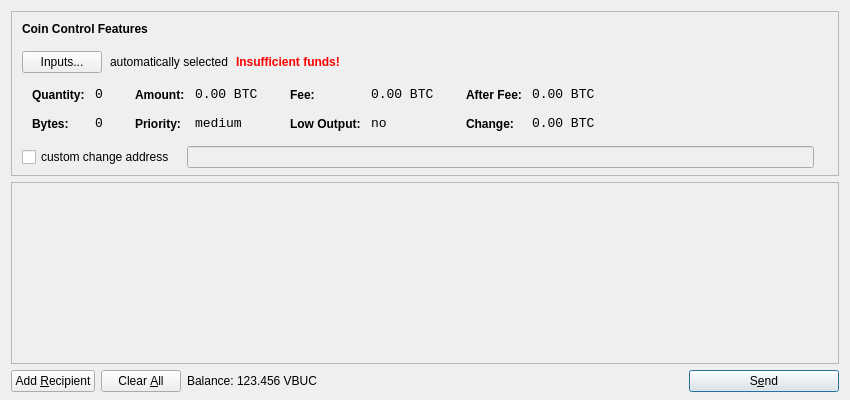
<?xml version="1.0" encoding="UTF-8"?>
<ui version="4.0">
 <class>SendCoinsDialog</class>
 <widget class="QDialog" name="SendCoinsDialog">
  <property name="geometry">
   <rect>
    <x>0</x>
    <y>0</y>
    <width>850</width>
    <height>400</height>
   </rect>
  </property>
  <property name="windowTitle">
   <string>Send Coins</string>
  </property>
  <layout class="QVBoxLayout" name="verticalLayout" stretch="0,1,0">
   <property name="bottomMargin">
    <number>8</number>
   </property>
   <item>
    <widget class="QFrame" name="frameCoinControl">
     <property name="sizePolicy">
      <sizepolicy hsizetype="Expanding" vsizetype="Expanding">
       <horstretch>0</horstretch>
       <verstretch>0</verstretch>
      </sizepolicy>
     </property>
     <property name="maximumSize">
      <size>
       <width>16777215</width>
       <height>16777215</height>
      </size>
     </property>
     <property name="frameShape">
      <enum>QFrame::StyledPanel</enum>
     </property>
     <property name="frameShadow">
      <enum>QFrame::Sunken</enum>
     </property>
     <layout class="QVBoxLayout" name="verticalLayoutCoinControl2">
      <property name="spacing">
       <number>-1</number>
      </property>
      <property name="leftMargin">
       <number>0</number>
      </property>
      <property name="topMargin">
       <number>0</number>
      </property>
      <property name="rightMargin">
       <number>0</number>
      </property>
      <property name="bottomMargin">
       <number>6</number>
      </property>
      <item>
       <layout class="QVBoxLayout" name="verticalLayoutCoinControl" stretch="0,0,0,0,1">
        <property name="spacing">
         <number>0</number>
        </property>
        <property name="leftMargin">
         <number>10</number>
        </property>
        <property name="topMargin">
         <number>10</number>
        </property>
        <item>
         <layout class="QHBoxLayout" name="horizontalLayoutCoinControl1">
          <property name="bottomMargin">
           <number>15</number>
          </property>
          <item>
           <widget class="QLabel" name="labelCoinControlFeatures">
            <property name="sizePolicy">
             <sizepolicy hsizetype="Preferred" vsizetype="Maximum">
              <horstretch>0</horstretch>
              <verstretch>0</verstretch>
             </sizepolicy>
            </property>
            <property name="font">
             <font>
              <weight>75</weight>
              <bold>true</bold>
             </font>
            </property>
            <property name="styleSheet">
             <string notr="true">font-weight:bold;</string>
            </property>
            <property name="text">
             <string>Coin Control Features</string>
            </property>
           </widget>
          </item>
         </layout>
        </item>
        <item>
         <layout class="QHBoxLayout" name="horizontalLayoutCoinControl2" stretch="0,0,0,0">
          <property name="spacing">
           <number>8</number>
          </property>
          <property name="bottomMargin">
           <number>10</number>
          </property>
          <item>
           <widget class="QPushButton" name="pushButtonCoinControl">
            <property name="styleSheet">
             <string notr="true"/>
            </property>
            <property name="text">
             <string>Inputs...</string>
            </property>
           </widget>
          </item>
          <item>
           <widget class="QLabel" name="labelCoinControlAutomaticallySelected">
            <property name="text">
             <string>automatically selected</string>
            </property>
            <property name="margin">
             <number>5</number>
            </property>
           </widget>
          </item>
          <item>
           <widget class="QLabel" name="labelCoinControlInsuffFunds">
            <property name="font">
             <font>
              <weight>75</weight>
              <bold>true</bold>
             </font>
            </property>
            <property name="styleSheet">
             <string notr="true">color:red;font-weight:bold;</string>
            </property>
            <property name="text">
             <string>Insufficient funds!</string>
            </property>
            <property name="margin">
             <number>5</number>
            </property>
           </widget>
          </item>
          <item>
           <spacer name="horizontalSpacerCoinControl">
            <property name="orientation">
             <enum>Qt::Horizontal</enum>
            </property>
            <property name="sizeHint" stdset="0">
             <size>
              <width>40</width>
              <height>1</height>
             </size>
            </property>
           </spacer>
          </item>
         </layout>
        </item>
        <item>
         <widget class="QWidget" name="widgetCoinControl" native="true">
          <property name="sizePolicy">
           <sizepolicy hsizetype="Preferred" vsizetype="Preferred">
            <horstretch>0</horstretch>
            <verstretch>0</verstretch>
           </sizepolicy>
          </property>
          <property name="minimumSize">
           <size>
            <width>0</width>
            <height>0</height>
           </size>
          </property>
          <property name="styleSheet">
           <string notr="true"/>
          </property>
          <layout class="QHBoxLayout" name="horizontalLayoutCoinControl5">
           <property name="margin">
            <number>0</number>
           </property>
           <item>
            <layout class="QHBoxLayout" name="horizontalLayoutCoinControl3" stretch="0,0,0,1">
             <property name="spacing">
              <number>20</number>
             </property>
             <property name="topMargin">
              <number>0</number>
             </property>
             <property name="bottomMargin">
              <number>10</number>
             </property>
             <item>
              <layout class="QFormLayout" name="formLayoutCoinControl1">
               <property name="horizontalSpacing">
                <number>10</number>
               </property>
               <property name="verticalSpacing">
                <number>14</number>
               </property>
               <property name="leftMargin">
                <number>10</number>
               </property>
               <property name="topMargin">
                <number>4</number>
               </property>
               <property name="rightMargin">
                <number>6</number>
               </property>
               <item row="0" column="0">
                <widget class="QLabel" name="labelCoinControlQuantityText">
                 <property name="styleSheet">
                  <string notr="true">font-weight:bold;</string>
                 </property>
                 <property name="text">
                  <string>Quantity:</string>
                 </property>
                 <property name="margin">
                  <number>0</number>
                 </property>
                </widget>
               </item>
               <item row="0" column="1">
                <widget class="QLabel" name="labelCoinControlQuantity">
                 <property name="font">
                  <font>
                   <family>Monospace</family>
                   <pointsize>10</pointsize>
                  </font>
                 </property>
                 <property name="cursor">
                  <cursorShape>IBeamCursor</cursorShape>
                 </property>
                 <property name="contextMenuPolicy">
                  <enum>Qt::ActionsContextMenu</enum>
                 </property>
                 <property name="text">
                  <string notr="true">0</string>
                 </property>
                 <property name="margin">
                  <number>0</number>
                 </property>
                 <property name="textInteractionFlags">
                  <set>Qt::LinksAccessibleByMouse|Qt::TextSelectableByKeyboard|Qt::TextSelectableByMouse</set>
                 </property>
                </widget>
               </item>
               <item row="1" column="0">
                <widget class="QLabel" name="labelCoinControlBytesText">
                 <property name="styleSheet">
                  <string notr="true">font-weight:bold;</string>
                 </property>
                 <property name="text">
                  <string>Bytes:</string>
                 </property>
                </widget>
               </item>
               <item row="1" column="1">
                <widget class="QLabel" name="labelCoinControlBytes">
                 <property name="font">
                  <font>
                   <family>Monospace</family>
                   <pointsize>10</pointsize>
                  </font>
                 </property>
                 <property name="cursor">
                  <cursorShape>IBeamCursor</cursorShape>
                 </property>
                 <property name="contextMenuPolicy">
                  <enum>Qt::ActionsContextMenu</enum>
                 </property>
                 <property name="text">
                  <string notr="true">0</string>
                 </property>
                 <property name="textInteractionFlags">
                  <set>Qt::LinksAccessibleByMouse|Qt::TextSelectableByKeyboard|Qt::TextSelectableByMouse</set>
                 </property>
                </widget>
               </item>
              </layout>
             </item>
             <item>
              <layout class="QFormLayout" name="formLayoutCoinControl2">
               <property name="horizontalSpacing">
                <number>10</number>
               </property>
               <property name="verticalSpacing">
                <number>14</number>
               </property>
               <property name="leftMargin">
                <number>6</number>
               </property>
               <property name="topMargin">
                <number>4</number>
               </property>
               <property name="rightMargin">
                <number>6</number>
               </property>
               <item row="0" column="0">
                <widget class="QLabel" name="labelCoinControlAmountText">
                 <property name="styleSheet">
                  <string notr="true">font-weight:bold;</string>
                 </property>
                 <property name="text">
                  <string>Amount:</string>
                 </property>
                 <property name="margin">
                  <number>0</number>
                 </property>
                </widget>
               </item>
               <item row="0" column="1">
                <widget class="QLabel" name="labelCoinControlAmount">
                 <property name="font">
                  <font>
                   <family>Monospace</family>
                   <pointsize>10</pointsize>
                  </font>
                 </property>
                 <property name="cursor">
                  <cursorShape>IBeamCursor</cursorShape>
                 </property>
                 <property name="contextMenuPolicy">
                  <enum>Qt::ActionsContextMenu</enum>
                 </property>
                 <property name="text">
                  <string notr="true">0.00 BTC</string>
                 </property>
                 <property name="textInteractionFlags">
                  <set>Qt::LinksAccessibleByMouse|Qt::TextSelectableByKeyboard|Qt::TextSelectableByMouse</set>
                 </property>
                </widget>
               </item>
               <item row="1" column="0">
                <widget class="QLabel" name="labelCoinControlPriorityText">
                 <property name="styleSheet">
                  <string notr="true">font-weight:bold;</string>
                 </property>
                 <property name="text">
                  <string>Priority:</string>
                 </property>
                </widget>
               </item>
               <item row="1" column="1">
                <widget class="QLabel" name="labelCoinControlPriority">
                 <property name="font">
                  <font>
                   <family>Monospace</family>
                   <pointsize>10</pointsize>
                  </font>
                 </property>
                 <property name="cursor">
                  <cursorShape>IBeamCursor</cursorShape>
                 </property>
                 <property name="contextMenuPolicy">
                  <enum>Qt::ActionsContextMenu</enum>
                 </property>
                 <property name="text">
                  <string>medium</string>
                 </property>
                 <property name="textInteractionFlags">
                  <set>Qt::LinksAccessibleByMouse|Qt::TextSelectableByKeyboard|Qt::TextSelectableByMouse</set>
                 </property>
                </widget>
               </item>
              </layout>
             </item>
             <item>
              <layout class="QFormLayout" name="formLayoutCoinControl3">
               <property name="horizontalSpacing">
                <number>10</number>
               </property>
               <property name="verticalSpacing">
                <number>14</number>
               </property>
               <property name="leftMargin">
                <number>6</number>
               </property>
               <property name="topMargin">
                <number>4</number>
               </property>
               <property name="rightMargin">
                <number>6</number>
               </property>
               <item row="0" column="0">
                <widget class="QLabel" name="labelCoinControlFeeText">
                 <property name="styleSheet">
                  <string notr="true">font-weight:bold;</string>
                 </property>
                 <property name="text">
                  <string>Fee:</string>
                 </property>
                 <property name="margin">
                  <number>0</number>
                 </property>
                </widget>
               </item>
               <item row="0" column="1">
                <widget class="QLabel" name="labelCoinControlFee">
                 <property name="font">
                  <font>
                   <family>Monospace</family>
                   <pointsize>10</pointsize>
                  </font>
                 </property>
                 <property name="cursor">
                  <cursorShape>IBeamCursor</cursorShape>
                 </property>
                 <property name="contextMenuPolicy">
                  <enum>Qt::ActionsContextMenu</enum>
                 </property>
                 <property name="text">
                  <string notr="true">0.00 BTC</string>
                 </property>
                 <property name="textInteractionFlags">
                  <set>Qt::LinksAccessibleByMouse|Qt::TextSelectableByKeyboard|Qt::TextSelectableByMouse</set>
                 </property>
                </widget>
               </item>
               <item row="1" column="0">
                <widget class="QLabel" name="labelCoinControlLowOutputText">
                 <property name="styleSheet">
                  <string notr="true">font-weight:bold;</string>
                 </property>
                 <property name="text">
                  <string>Low Output:</string>
                 </property>
                </widget>
               </item>
               <item row="1" column="1">
                <widget class="QLabel" name="labelCoinControlLowOutput">
                 <property name="font">
                  <font>
                   <family>Monospace</family>
                   <pointsize>10</pointsize>
                  </font>
                 </property>
                 <property name="cursor">
                  <cursorShape>IBeamCursor</cursorShape>
                 </property>
                 <property name="contextMenuPolicy">
                  <enum>Qt::ActionsContextMenu</enum>
                 </property>
                 <property name="text">
                  <string>no</string>
                 </property>
                 <property name="textInteractionFlags">
                  <set>Qt::LinksAccessibleByMouse|Qt::TextSelectableByKeyboard|Qt::TextSelectableByMouse</set>
                 </property>
                </widget>
               </item>
              </layout>
             </item>
             <item>
              <layout class="QFormLayout" name="formLayoutCoinControl4">
               <property name="horizontalSpacing">
                <number>10</number>
               </property>
               <property name="verticalSpacing">
                <number>14</number>
               </property>
               <property name="leftMargin">
                <number>6</number>
               </property>
               <property name="topMargin">
                <number>4</number>
               </property>
               <property name="rightMargin">
                <number>6</number>
               </property>
               <item row="0" column="0">
                <widget class="QLabel" name="labelCoinControlAfterFeeText">
                 <property name="styleSheet">
                  <string notr="true">font-weight:bold;</string>
                 </property>
                 <property name="text">
                  <string>After Fee:</string>
                 </property>
                 <property name="margin">
                  <number>0</number>
                 </property>
                </widget>
               </item>
               <item row="0" column="1">
                <widget class="QLabel" name="labelCoinControlAfterFee">
                 <property name="font">
                  <font>
                   <family>Monospace</family>
                   <pointsize>10</pointsize>
                  </font>
                 </property>
                 <property name="cursor">
                  <cursorShape>IBeamCursor</cursorShape>
                 </property>
                 <property name="contextMenuPolicy">
                  <enum>Qt::ActionsContextMenu</enum>
                 </property>
                 <property name="text">
                  <string notr="true">0.00 BTC</string>
                 </property>
                 <property name="textInteractionFlags">
                  <set>Qt::LinksAccessibleByMouse|Qt::TextSelectableByKeyboard|Qt::TextSelectableByMouse</set>
                 </property>
                </widget>
               </item>
               <item row="1" column="0">
                <widget class="QLabel" name="labelCoinControlChangeText">
                 <property name="styleSheet">
                  <string notr="true">font-weight:bold;</string>
                 </property>
                 <property name="text">
                  <string>Change:</string>
                 </property>
                </widget>
               </item>
               <item row="1" column="1">
                <widget class="QLabel" name="labelCoinControlChange">
                 <property name="font">
                  <font>
                   <family>Monospace</family>
                   <pointsize>10</pointsize>
                  </font>
                 </property>
                 <property name="cursor">
                  <cursorShape>IBeamCursor</cursorShape>
                 </property>
                 <property name="contextMenuPolicy">
                  <enum>Qt::ActionsContextMenu</enum>
                 </property>
                 <property name="text">
                  <string notr="true">0.00 BTC</string>
                 </property>
                 <property name="textInteractionFlags">
                  <set>Qt::LinksAccessibleByMouse|Qt::TextSelectableByKeyboard|Qt::TextSelectableByMouse</set>
                 </property>
                </widget>
               </item>
              </layout>
             </item>
            </layout>
           </item>
          </layout>
         </widget>
        </item>
        <item>
         <layout class="QHBoxLayout" name="horizontalLayoutCoinControl4" stretch="0,0,0">
          <property name="spacing">
           <number>12</number>
          </property>
          <property name="sizeConstraint">
           <enum>QLayout::SetDefaultConstraint</enum>
          </property>
          <property name="topMargin">
           <number>5</number>
          </property>
          <property name="rightMargin">
           <number>5</number>
          </property>
          <item>
           <widget class="QCheckBox" name="checkBoxCoinControlChange">
            <property name="text">
             <string>custom change address</string>
            </property>
           </widget>
          </item>
          <item>
           <widget class="QLineEdit" name="lineEditCoinControlChange">
            <property name="enabled">
             <bool>false</bool>
            </property>
            <property name="sizePolicy">
             <sizepolicy hsizetype="Expanding" vsizetype="Fixed">
              <horstretch>0</horstretch>
              <verstretch>0</verstretch>
             </sizepolicy>
            </property>
           </widget>
          </item>
          <item>
           <widget class="QLabel" name="labelCoinControlChangeLabel">
            <property name="sizePolicy">
             <sizepolicy hsizetype="Preferred" vsizetype="Expanding">
              <horstretch>0</horstretch>
              <verstretch>0</verstretch>
             </sizepolicy>
            </property>
            <property name="minimumSize">
             <size>
              <width>0</width>
              <height>0</height>
             </size>
            </property>
            <property name="text">
             <string/>
            </property>
            <property name="margin">
             <number>3</number>
            </property>
           </widget>
          </item>
         </layout>
        </item>
        <item>
         <spacer name="verticalSpacerCoinControl">
          <property name="orientation">
           <enum>Qt::Vertical</enum>
          </property>
          <property name="sizeHint" stdset="0">
           <size>
            <width>800</width>
            <height>1</height>
           </size>
          </property>
         </spacer>
        </item>
       </layout>
      </item>
     </layout>
    </widget>
   </item>
   <item>
    <widget class="QScrollArea" name="scrollArea">
     <property name="widgetResizable">
      <bool>true</bool>
     </property>
     <widget class="QWidget" name="scrollAreaWidgetContents">
      <property name="geometry">
       <rect>
        <x>0</x>
        <y>0</y>
        <width>830</width>
        <height>165</height>
       </rect>
      </property>
      <layout class="QVBoxLayout" name="verticalLayout_2">
       <property name="margin">
        <number>0</number>
       </property>
       <item>
        <layout class="QVBoxLayout" name="entries">
         <property name="spacing">
          <number>6</number>
         </property>
        </layout>
       </item>
       <item>
        <spacer name="verticalSpacer">
         <property name="orientation">
          <enum>Qt::Vertical</enum>
         </property>
         <property name="sizeHint" stdset="0">
          <size>
           <width>20</width>
           <height>40</height>
          </size>
         </property>
        </spacer>
       </item>
      </layout>
     </widget>
    </widget>
   </item>
   <item>
    <layout class="QHBoxLayout" name="horizontalLayout">
     <item>
      <widget class="QPushButton" name="addButton">
       <property name="toolTip">
        <string>Send to multiple recipients at once</string>
       </property>
       <property name="text">
        <string>Add &amp;Recipient</string>
       </property>
       <property name="icon">
        <iconset resource="../bitcoin.qrc">
         <normaloff>:/icons/add</normaloff>:/icons/add</iconset>
       </property>
       <property name="autoDefault">
        <bool>false</bool>
       </property>
      </widget>
     </item>
     <item>
      <widget class="QPushButton" name="clearButton">
       <property name="sizePolicy">
        <sizepolicy hsizetype="Minimum" vsizetype="Fixed">
         <horstretch>0</horstretch>
         <verstretch>0</verstretch>
        </sizepolicy>
       </property>
       <property name="toolTip">
        <string>Remove all transaction fields</string>
       </property>
       <property name="text">
        <string>Clear &amp;All</string>
       </property>
       <property name="icon">
        <iconset resource="../bitcoin.qrc">
         <normaloff>:/icons/remove</normaloff>:/icons/remove</iconset>
       </property>
       <property name="autoRepeatDelay">
        <number>300</number>
       </property>
       <property name="autoDefault">
        <bool>false</bool>
       </property>
      </widget>
     </item>
     <item>
      <layout class="QHBoxLayout" name="horizontalLayout_2">
       <property name="spacing">
        <number>3</number>
       </property>
       <item>
        <widget class="QLabel" name="label">
         <property name="text">
          <string>Balance:</string>
         </property>
        </widget>
       </item>
       <item>
        <widget class="QLabel" name="labelBalance">
         <property name="cursor">
          <cursorShape>IBeamCursor</cursorShape>
         </property>
         <property name="text">
          <string>123.456 VBUC</string>
         </property>
         <property name="textInteractionFlags">
          <set>Qt::LinksAccessibleByMouse|Qt::TextSelectableByKeyboard|Qt::TextSelectableByMouse</set>
         </property>
        </widget>
       </item>
      </layout>
     </item>
     <item>
      <spacer name="horizontalSpacer">
       <property name="orientation">
        <enum>Qt::Horizontal</enum>
       </property>
       <property name="sizeHint" stdset="0">
        <size>
         <width>40</width>
         <height>20</height>
        </size>
       </property>
      </spacer>
     </item>
     <item>
      <widget class="QPushButton" name="sendButton">
       <property name="minimumSize">
        <size>
         <width>150</width>
         <height>0</height>
        </size>
       </property>
       <property name="toolTip">
        <string>Confirm the send action</string>
       </property>
       <property name="text">
        <string>S&amp;end</string>
       </property>
       <property name="icon">
        <iconset resource="../bitcoin.qrc">
         <normaloff>:/icons/send</normaloff>:/icons/send</iconset>
       </property>
       <property name="default">
        <bool>true</bool>
       </property>
      </widget>
     </item>
    </layout>
   </item>
  </layout>
 </widget>
 <resources>
  <include location="../bitcoin.qrc"/>
 </resources>
 <connections/>
</ui>
